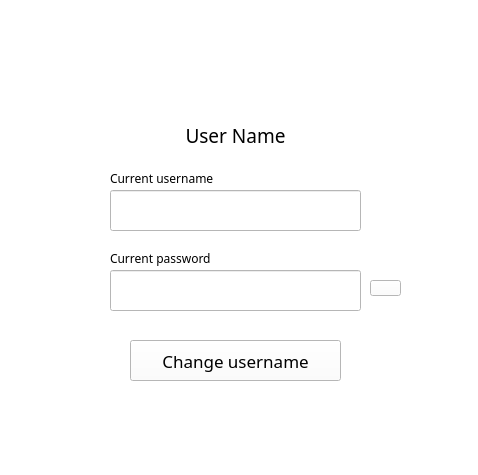
<?xml version="1.0" encoding="UTF-8"?>
<ui version="4.0">
 <class>Form</class>
 <widget class="QWidget" name="Form">
  <property name="geometry">
   <rect>
    <x>0</x>
    <y>0</y>
    <width>478</width>
    <height>475</height>
   </rect>
  </property>
  <property name="font">
   <font>
    <family>MS Serif</family>
   </font>
  </property>
  <property name="windowTitle">
   <string>Form</string>
  </property>
  <property name="styleSheet">
   <string notr="true">background-color: rgb(255, 255, 255);</string>
  </property>
  <widget class="QLabel" name="label_6">
   <property name="geometry">
    <rect>
     <x>180</x>
     <y>10</y>
     <width>111</width>
     <height>101</height>
    </rect>
   </property>
   <property name="styleSheet">
    <string notr="true">alternate-background-color: rgb(255, 255, 255);
background-color: rgb(255, 255, 255);</string>
   </property>
   <property name="text">
    <string/>
   </property>
   <property name="pixmap">
    <pixmap resource="images/res4.qrc">:/images/1640528610_2-abrakadabra-fun-p-serii-chelovek-na-avu-2.jpg</pixmap>
   </property>
   <property name="scaledContents">
    <bool>true</bool>
   </property>
  </widget>
  <widget class="QLabel" name="label_7">
   <property name="geometry">
    <rect>
     <x>140</x>
     <y>120</y>
     <width>191</width>
     <height>31</height>
    </rect>
   </property>
   <property name="font">
    <font>
     <family>Impact</family>
     <pointsize>14</pointsize>
    </font>
   </property>
   <property name="text">
    <string>User Name</string>
   </property>
   <property name="alignment">
    <set>Qt::AlignCenter</set>
   </property>
  </widget>
  <widget class="QLineEdit" name="lineEdit">
   <property name="geometry">
    <rect>
     <x>110</x>
     <y>190</y>
     <width>251</width>
     <height>41</height>
    </rect>
   </property>
   <property name="font">
    <font>
     <family>Arial</family>
     <pointsize>14</pointsize>
    </font>
   </property>
   <property name="styleSheet">
    <string notr="true">border-image: url(:/images/border.PNG);</string>
   </property>
   <property name="text">
    <string/>
   </property>
  </widget>
  <widget class="QLineEdit" name="lineEdit_2">
   <property name="geometry">
    <rect>
     <x>110</x>
     <y>270</y>
     <width>251</width>
     <height>41</height>
    </rect>
   </property>
   <property name="font">
    <font>
     <family>Arial</family>
     <pointsize>14</pointsize>
    </font>
   </property>
   <property name="styleSheet">
    <string notr="true">border-image: url(:/images/border.PNG);</string>
   </property>
  </widget>
  <widget class="QLabel" name="label">
   <property name="geometry">
    <rect>
     <x>110</x>
     <y>170</y>
     <width>141</width>
     <height>16</height>
    </rect>
   </property>
   <property name="font">
    <font>
     <family>Impact</family>
     <pointsize>9</pointsize>
    </font>
   </property>
   <property name="text">
    <string>Current username</string>
   </property>
  </widget>
  <widget class="QLabel" name="label_2">
   <property name="geometry">
    <rect>
     <x>110</x>
     <y>250</y>
     <width>141</width>
     <height>16</height>
    </rect>
   </property>
   <property name="font">
    <font>
     <family>Impact</family>
     <pointsize>9</pointsize>
    </font>
   </property>
   <property name="text">
    <string>Current password</string>
   </property>
  </widget>
  <widget class="QLabel" name="label_3">
   <property name="geometry">
    <rect>
     <x>370</x>
     <y>0</y>
     <width>141</width>
     <height>61</height>
    </rect>
   </property>
   <property name="font">
    <font>
     <family>MS Sans Serif</family>
    </font>
   </property>
   <property name="styleSheet">
    <string notr="true">border-image: url(:/images/Снимок.PNG);</string>
   </property>
   <property name="text">
    <string/>
   </property>
  </widget>
  <widget class="QLabel" name="label_4">
   <property name="geometry">
    <rect>
     <x>-20</x>
     <y>440</y>
     <width>231</width>
     <height>51</height>
    </rect>
   </property>
   <property name="styleSheet">
    <string notr="true">border-image: url(:/images/Снимок22.PNG);</string>
   </property>
   <property name="text">
    <string/>
   </property>
  </widget>
  <widget class="QLabel" name="label_5">
   <property name="geometry">
    <rect>
     <x>400</x>
     <y>320</y>
     <width>121</width>
     <height>171</height>
    </rect>
   </property>
   <property name="styleSheet">
    <string notr="true">border-image: url(:/images/Снимок22.PNG);</string>
   </property>
   <property name="text">
    <string/>
   </property>
  </widget>
  <widget class="QLabel" name="label_8">
   <property name="geometry">
    <rect>
     <x>-20</x>
     <y>-10</y>
     <width>81</width>
     <height>71</height>
    </rect>
   </property>
   <property name="styleSheet">
    <string notr="true">border-image: url(:/images/Снимок111.PNG);</string>
   </property>
   <property name="text">
    <string/>
   </property>
  </widget>
  <widget class="QLabel" name="label_9">
   <property name="geometry">
    <rect>
     <x>170</x>
     <y>410</y>
     <width>141</width>
     <height>101</height>
    </rect>
   </property>
   <property name="font">
    <font>
     <family>MS Sans Serif</family>
    </font>
   </property>
   <property name="styleSheet">
    <string notr="true">border-image: url(:/images/Снимок.PNG);</string>
   </property>
   <property name="text">
    <string/>
   </property>
  </widget>
  <widget class="QLabel" name="label_10">
   <property name="geometry">
    <rect>
     <x>380</x>
     <y>140</y>
     <width>141</width>
     <height>41</height>
    </rect>
   </property>
   <property name="styleSheet">
    <string notr="true">border-image: url(:/images/Снимок111.PNG);</string>
   </property>
   <property name="text">
    <string/>
   </property>
  </widget>
  <widget class="QLabel" name="label_11">
   <property name="geometry">
    <rect>
     <x>-130</x>
     <y>170</y>
     <width>211</width>
     <height>171</height>
    </rect>
   </property>
   <property name="font">
    <font>
     <family>MS Sans Serif</family>
    </font>
   </property>
   <property name="styleSheet">
    <string notr="true">border-image: url(:/images/Снимок.PNG);</string>
   </property>
   <property name="text">
    <string/>
   </property>
  </widget>
  <widget class="QPushButton" name="pushButton">
   <property name="geometry">
    <rect>
     <x>130</x>
     <y>340</y>
     <width>211</width>
     <height>41</height>
    </rect>
   </property>
   <property name="font">
    <font>
     <family>Impact</family>
     <pointsize>13</pointsize>
    </font>
   </property>
   <property name="text">
    <string>Change username</string>
   </property>
  </widget>
  <widget class="QPushButton" name="pushButton_2">
   <property name="geometry">
    <rect>
     <x>370</x>
     <y>280</y>
     <width>31</width>
     <height>16</height>
    </rect>
   </property>
   <property name="styleSheet">
    <string notr="true">border-image: url(:/images/eye.png);</string>
   </property>
   <property name="text">
    <string/>
   </property>
  </widget>
 </widget>
 <resources>
  <include location="images/res4.qrc"/>
 </resources>
 <connections/>
</ui>
